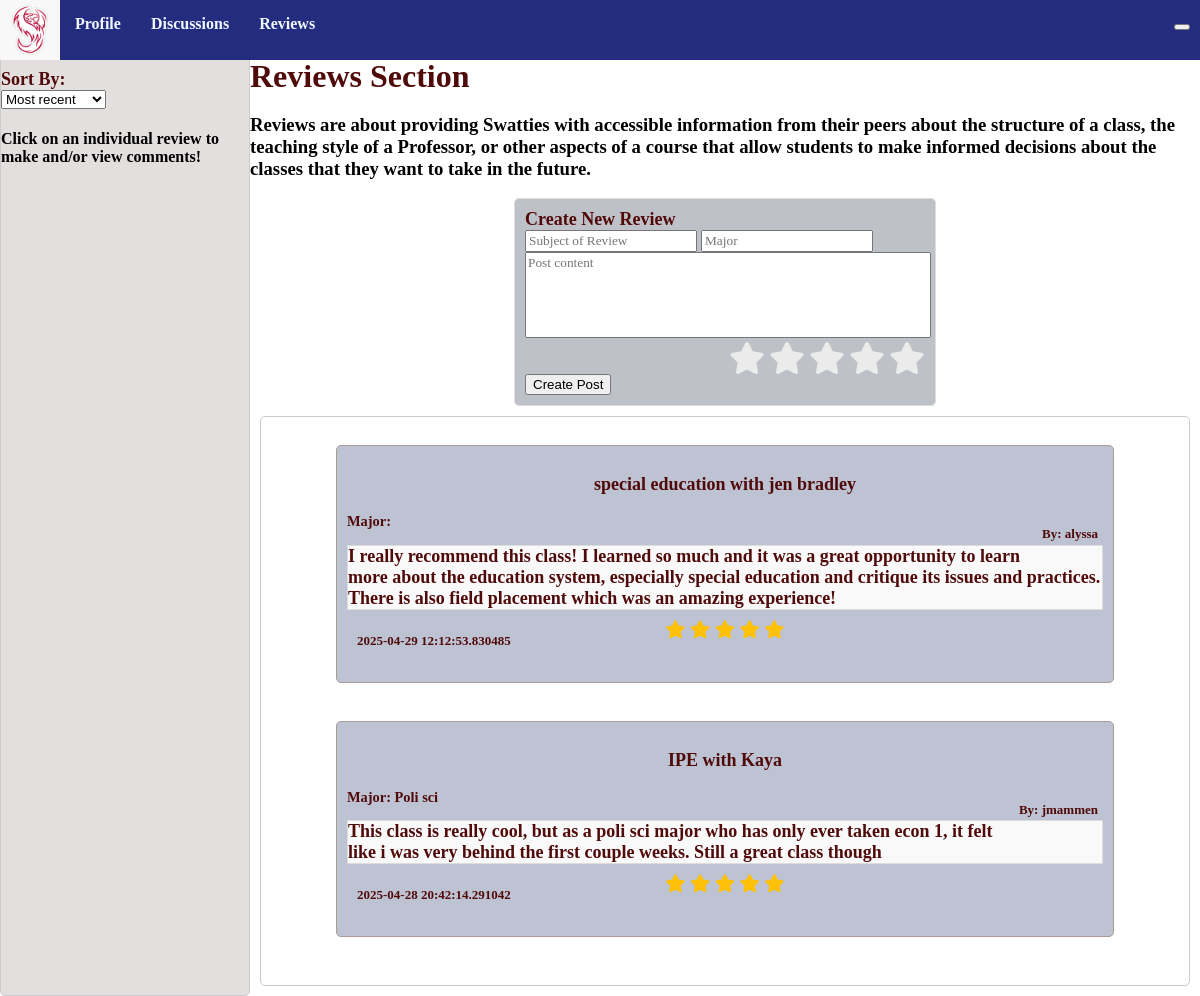
The app's page /reviews with its own data.
### models.py (models this page shows, shortened)
class Review(db.Model):
    id = db.Column(db.Integer, primary_key=True)
    title = db.Column(db.String(255), nullable=False)
    content = db.Column(db.Text, nullable=False)
    created_at = db.Column(db.DateTime, default=db.func.current_timestamp())
    rating = db.Column(db.Integer, nullable=False)
    author = db.Column(db.Text, nullable=False)
    comments = db.relationship('Comment', backref='review', cascade="all, delete-orphan", lazy=True)
    major = db.Column(db.Text, nullable=False)

### app.py (the view)
@app.route('/reviews', methods=['POST','GET'])
def reviews():
    reviews=Review.query.order_by(Review.created_at.desc()).all() #puts the reviews in the most recent to least recent order
    reviews_data=[]
    for review in reviews:
        reviews_data.append({
            'id': review.id,
            'title': review.title,
            'author': review.author,
            'created_at': review.created_at,
            'content': review.content,
            'rating': review.rating,
            'major': review.major,
        })
    return render_template('reviews.html', reviews=reviews_data)

### templates/reviews.html (shortened to what this page needs)
{% extends "base.html" %}
{%block head%}
{{ super() }}
<link rel="stylesheet" href="https://cdnjs.cloudflare.com/ajax/libs/font-awesome/6.7.2/css/all.min.css">
<link rel="stylesheet" href="{{ url_for('static', filename='styles/reviews.css') }}">
{% endblock %}
{%block content %}
<div class="container">
    <div class="sidebar">
        <br>
        <p1 style="text-align:center;">Sort By:</p1>
        <div class="dropdown">
            <select name="order_by" id="order_by" onchange="filterby(this)">
                <option value="">Most recent</option>
            </select>
        <h4>Click on an individual review to make and/or view comments!</h4>
        </div>
    </div>
    <div class="space">
        <br>
        <p2>Reviews Section</p2>
        <h3>Reviews are about providing Swatties with accessible information from their peers about the structure of a class, the teaching style of a Professor, or other aspects of a course that allow students to make informed decisions about the classes that they want to take in the future.</h3>
        <div class="main">
            <div class="add_post">
                <p1>Create New Review</p1>
                <form id="form">
                    <input type="text" id="title" placeholder="Subject of Review" required maxlength="50">
                    <input type="text" id="major" placeholder="Major " required maxlength="50">
                    <textarea id="new_content" placeholder="Post content" required></textarea>
                    <div class="rating_container">
                        <div class="rating">
                            <label for="star5"><i class="fa-solid fa-star"></i></label>
                            <label for="star4"><i class="fa-solid fa-star"></i></label>
                            <label for="star3"><i class="fa-solid fa-star"></i></label>
                            <label for="star2"><i class="fa-solid fa-star"></i></label>
                            <label for="star1"><i class="fa-solid fa-star"></i></label>
                        </div>
                    </div>
                    <button id="submitReview">Create Post</button>
                </form>
            </div>
        </div>
        <div class="list-group">
            {% for review in reviews %}
            <a href="{{ url_for('rev_posts', review_id=review.id) }}" class="list-group-item">
                <div class="whereithappens">
                    <div id="header">
                        <p id="title">{{review.title}}</p1>
                        <p id="author">By: {{review.author}}</p>
                        <p id="major">Major: {{review.major}}</p>
                    </div>
                    <p id="content">{{review.content}}</p>
                    <div id="information">
                        <p id="created_at">{{review.created_at}}</p>
                        <div class="stars">
                            {% for _ in range(review.rating|int) %}
                            <i class="fa-solid fa-star" style="color: #ffc107"></i>
                            {% endfor %}
                        </div>
                    </div>
                </div>
            </a>
            {% endfor %}
        </div>
    </div>
</div>
{%endblock%}

### static/styles/base.css (style rules this page uses)
body { margin: 0; padding: 0; }
p { font-size: 0.8em; }
p1 { color: rgb(80, 10, 10); font-weight: bold; font-size: large; }
p2 { color: rgb(80, 10, 10); font-weight: bold; font-size: xx-large; text-align: center; }
a { color: rgb(80, 10, 10); font-weight: bold; font-size: medium; text-decoration: none; }
.container { font-family:montserrat; display: grid; grid-template-columns: 250px 1fr; height: 100vh; }
.sidebar { background: #e4dfdf; border: 1px solid #ccc; border-radius: 5px; padding-top: 50px; }
.space { padding-top: 40px; }
.add_post { min-height: 20vh; width: 50vh; background-color: #bfc1c8; margin: auto; padding: 10px; border: 1px solid #ddd; border-radius: 5px; }
.list-group { background-color: #ffffff; border: 1px solid #ccc; padding: 10px; padding-left: 75px; padding-right: 75px; margin: 10px; border-radius: 5px; }
.list-group-item { padding: 10px; margin: 10px; }
.whereithappens { padding: 10px; background-color: #bdc3d2; border: 1px solid #a89c94; margin-bottom: 20px; border-radius: 5px; font-family:montserrat; font-size: large; }
#content { border: 1px solid #ddd; margin: auto; background-color: #f9f9f9; font-size: large; }
#new_content { width: 50vh; height:10vh; resize: none; }
#header #title { color: rgb(80, 10, 10); font-weight: bolder; font-size: large; text-align: center; }
#header #author { color: rgb(80, 10, 10); font-weight: bold; font-size: small; margin-right: 5px; position: relative; float: right; }
#information { display: grid; grid-template-columns: repeat(3, auto); padding: 5px; margin: 5px; }
#information p { font-size: small; }
.dropdown { position: relative; display: inline-block; }
#form input, #form textarea { font-family:montserrat; }

### static/styles/reviews.css (style rules this page uses)
.rating_container .rating { direction: rtl; }
.rating_container .rating label { display: inline-block; cursor: pointer; color: #ebebeb; }
.rating_container .rating label i { font-size: 2rem; transition: 0.1s ease-in }

### records on screen
Review: title "special education with jen bradley", author "alyssa", content "I really recommend this class! I learned so much and it was a great opportunity to learn more about the education system, especially special education and critique its issues and practices. There is also field placement which was an amazing experience!", created_at "2025-04-29 12:12:53.830485"
Review: title "IPE with Kaya", author "jmammen", major "Poli sci", content "This class is really cool, but as a poli sci major who has only ever taken econ 1, it felt like i was very behind the first couple weeks. Still a great class though", created_at "2025-04-28 20:42:14.291042"
